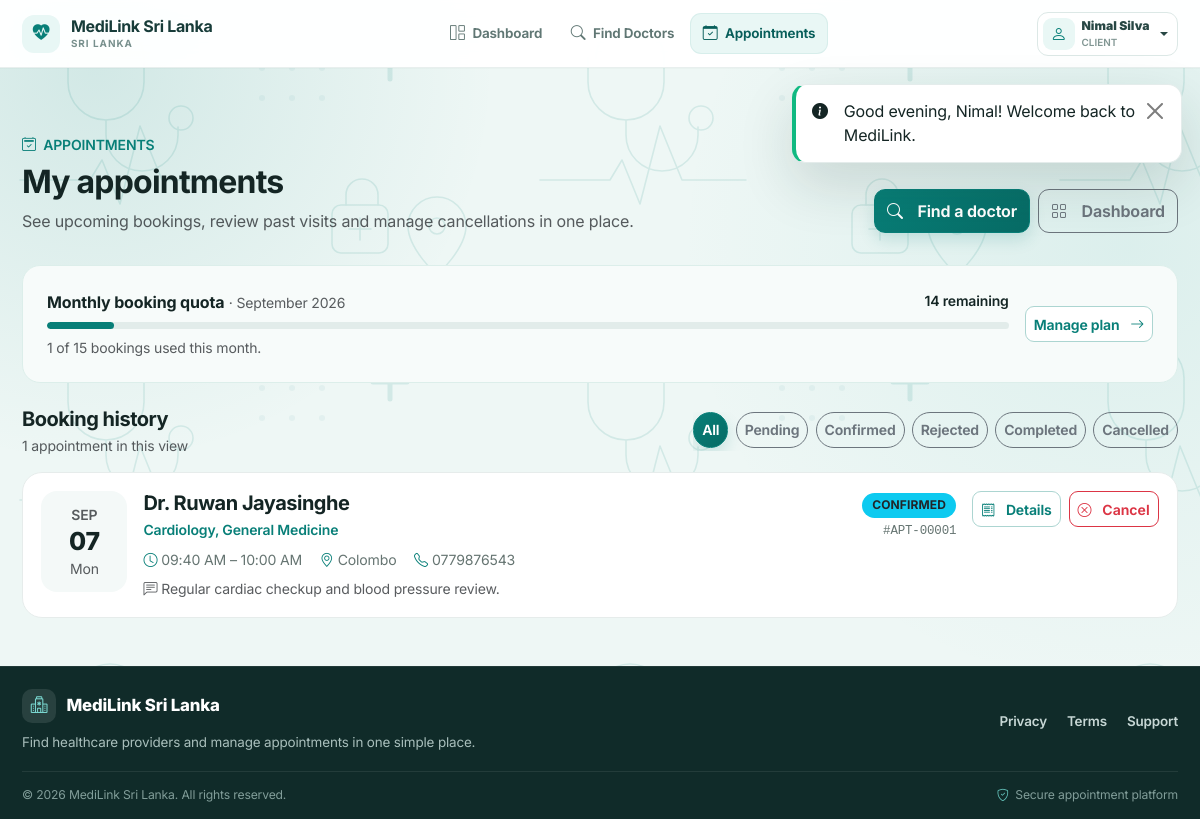
The app's page /client/appointments.php (signed in) with its own data.
### tables this page shows
CREATE TABLE `USER_SUBSCRIPTION` (
  `User_Subscription_ID` INT AUTO_INCREMENT PRIMARY KEY,
  `User_ID` INT NOT NULL,
  `Plan_ID` INT NOT NULL,
  `Start_Date` DATE NOT NULL,
  `End_Date` DATE NOT NULL,
  `Status` ENUM('ACTIVE', 'EXPIRED', 'CANCELLED', 'PENDING') NOT NULL DEFAULT 'ACTIVE',
  `Payment_Reference_No` VARCHAR(100) NOT NULL,
  `Created_At` TIMESTAMP DEFAULT CURRENT_TIMESTAMP,
  CONSTRAINT `fk_us_user` FOREIGN KEY (`User_ID`) 
    REFERENCES `USER` (`User_ID`) ON DELETE CASCADE ON UPDATE CASCADE,
  CONSTRAINT `fk_us_plan` FOREIGN KEY (`Plan_ID`) 
    REFERENCES `SUBSCRIPTION_PLAN` (`Plan_ID`) ON DELETE RESTRICT ON UPDATE CASCADE,
  INDEX `idx_us_user_status_dates` (`User_ID`, `Status`, `Start_Date`, `End_Date`)
);

CREATE TABLE `SUBSCRIPTION_PLAN` (
  `Plan_ID` INT AUTO_INCREMENT PRIMARY KEY,
  `Plan_Name` VARCHAR(100) NOT NULL,
  `Target_Role` ENUM('CLIENT', 'PROVIDER', 'ALL') NOT NULL DEFAULT 'CLIENT',
  `Price` DECIMAL(10, 2) NOT NULL DEFAULT 0.00,
  `Duration_Days` INT NOT NULL DEFAULT 30,
  `Max_Book_per_Month` INT NOT NULL DEFAULT 5,
  `Search_Radius_KM` INT NOT NULL DEFAULT 10,
  `Description` TEXT NULL,
  `Status` ENUM('ACTIVE', 'INACTIVE') NOT NULL DEFAULT 'ACTIVE',
  `Created_At` TIMESTAMP DEFAULT CURRENT_TIMESTAMP,
  INDEX `idx_plan_status_role` (`Status`, `Target_Role`)
);

CREATE TABLE `APPOINTMENT` (
  `Appointment_ID` INT AUTO_INCREMENT PRIMARY KEY,
  `Client_ID` INT NOT NULL,
  `Slot_ID` INT NOT NULL UNIQUE,
  `Booking_DateTime` DATETIME NOT NULL DEFAULT CURRENT_TIMESTAMP,
  `Status` ENUM('PENDING', 'BOOKED', 'CONFIRMED', 'REJECTED', 'COMPLETED', 'CANCELLED', 'NO_SHOW') NOT NULL DEFAULT 'PENDING',
  `Notes` TEXT NULL,
  `Created_At` TIMESTAMP DEFAULT CURRENT_TIMESTAMP,
  `Updated_At` TIMESTAMP DEFAULT CURRENT_TIMESTAMP ON UPDATE CURRENT_TIMESTAMP,
  CONSTRAINT `fk_appt_client` FOREIGN KEY (`Client_ID`) 
    REFERENCES `CLIENT` (`Client_ID`) ON DELETE CASCADE ON UPDATE CASCADE,
  CONSTRAINT `fk_appt_slot` FOREIGN KEY (`Slot_ID`) 
    REFERENCES `SCHEDULED_SLOT` (`Slot_ID`) ON DELETE RESTRICT ON UPDATE CASCADE,
  INDEX `idx_appt_client_status` (`Client_ID`, `Status`, `Booking_DateTime`)
);

CREATE TABLE `SCHEDULED_SLOT` (
  `Slot_ID` INT AUTO_INCREMENT PRIMARY KEY,
  `Provider_ID` INT NOT NULL,
  `Doctor_ID` INT NULL,
  `Slot_Date` DATE NOT NULL,
  `Start_Time` TIME NOT NULL,
  `End_Time` TIME NOT NULL,
  `Status` ENUM('AVAILABLE', 'BOOKED', 'BLOCKED') NOT NULL DEFAULT 'AVAILABLE',
  `Created_At` TIMESTAMP DEFAULT CURRENT_TIMESTAMP,
  CONSTRAINT `fk_slot_provider` FOREIGN KEY (`Provider_ID`) 
    REFERENCES `PROVIDER` (`Provider_ID`) ON DELETE CASCADE ON UPDATE CASCADE,
  CONSTRAINT `fk_slot_doctor` FOREIGN KEY (`Doctor_ID`) 
    REFERENCES `DOCTOR` (`Doctor_ID`) ON DELETE SET NULL ON UPDATE CASCADE,
  INDEX `idx_slot_provider_date_status` (`Provider_ID`, `Slot_Date`, `Status`),
  INDEX `idx_slot_date_status` (`Slot_Date`, `Status`)
);

CREATE TABLE `PROVIDER` (
  `Provider_ID` INT AUTO_INCREMENT PRIMARY KEY,
  `User_ID` INT NOT NULL UNIQUE,
  `Provider_Type` ENUM('DOCTOR', 'HEALTHCARE_CENTRE') NOT NULL,
  `Business_Name` VARCHAR(200) NOT NULL,
  `Address` VARCHAR(255) NOT NULL,
  `City` VARCHAR(100) NOT NULL,
  `Latitude` DECIMAL(10, 8) NOT NULL DEFAULT 6.92710000,
  `Longitude` DECIMAL(11, 8) NOT NULL DEFAULT 79.86120000,
  `Contact_Number` VARCHAR(30) NOT NULL,
  `Description` TEXT NULL,
  `Verification_Status` ENUM('PENDING', 'VERIFIED', 'REJECTED') NOT NULL DEFAULT 'PENDING',
  `Created_At` TIMESTAMP DEFAULT CURRENT_TIMESTAMP,
  CONSTRAINT `fk_provider_user` FOREIGN KEY (`User_ID`) 
    REFERENCES `USER` (`User_ID`) ON DELETE CASCADE ON UPDATE CASCADE,
  INDEX `idx_provider_city_type` (`City`, `Provider_Type`),
  INDEX `idx_provider_verification` (`Verification_Status`)
);

### includes/subscription.php (called while the page is built, shortened)
<?php
function getUserActiveSubscription(?int $userId): ?array {
    $db = Database::getConnection();
    $stmt = $db->prepare("
        SELECT us.*, sp.Plan_Name, sp.Price, sp.Duration_Days, sp.Max_Book_per_Month,
               sp.Search_Radius_KM, sp.Description AS Plan_Description,
               DATEDIFF(us.End_Date, CURRENT_DATE) AS Days_Remaining
        FROM `USER_SUBSCRIPTION` us
        JOIN `SUBSCRIPTION_PLAN` sp ON us.Plan_ID = sp.Plan_ID
        WHERE us.User_ID = ?
          AND us.Status = 'ACTIVE'
          AND CURRENT_DATE BETWEEN us.Start_Date AND us.End_Date
        ORDER BY us.End_Date DESC
        LIMIT 1
    ");
    $stmt->execute([$userId]);
    $sub = $stmt->fetch();
    return $sub ?: null;
}
function getMonthlyBookingQuota(int $clientId, ?int $userId = null): array {
    $db = Database::getConnection();
    $activeSub = getUserActiveSubscription($userId);
    $maxLimit = $activeSub ? (int)$activeSub['Max_Book_per_Month'] : 0;
    $qStmt = $db->prepare("
        SELECT COUNT(*) AS used_count
        FROM `APPOINTMENT`
        WHERE Client_ID = ?
          AND Status NOT IN ('CANCELLED', 'REJECTED')
          AND MONTH(Booking_DateTime) = MONTH(CURRENT_DATE())
          AND YEAR(Booking_DateTime) = YEAR(CURRENT_DATE())
    ");
    $qStmt->execute([$clientId]);
    $used = (int)$qStmt->fetch()['used_count'];
    $remaining = max(0, $maxLimit - $used);
    $hasQuota = ($activeSub !== null) && ($used < $maxLimit);
    return [
        'is_subscribed' => ($activeSub !== null),
        'plan_name'     => $activeSub ? $activeSub['Plan_Name'] : 'No Active Plan',
        'used'          => $used,
        'limit'         => $maxLimit,
        'remaining'     => $remaining,
        'has_quota'     => $hasQuota,
        'end_date'      => $activeSub['End_Date'] ?? null,
        'days_remaining'=> $activeSub['Days_Remaining'] ?? 0
    ];
}

### client/appointments.php (the view, shortened to what this page needs)
<?php
require_once __DIR__ . '/../includes/auth.php';
require_once __DIR__ . '/../includes/functions.php';
require_once __DIR__ . '/../includes/subscription.php';
$currentUser = getCurrentUser();
$userId = $currentUser['user_id'];
$clientId = $currentUser['client_id'];
$db = Database::getConnection();
$filterStatus = $_GET['status'] ?? 'ALL';
$query = "
    SELECT a.Appointment_ID, a.Booking_DateTime, a.Status AS Appt_Status, a.Notes,
           s.Slot_ID, s.Slot_Date, s.Start_Time, s.End_Time,
           p.Provider_ID, p.Provider_Type, p.Business_Name, p.Address, p.City, p.Contact_Number,
           u.First_Name AS Doc_First, u.Last_Name AS Doc_Last, d.Medical_License_No,
           hc.Centre_Name,
           GROUP_CONCAT(DISTINCT spec.Name SEPARATOR ', ') AS Specializations
    FROM `APPOINTMENT` a
    JOIN `SCHEDULED_SLOT` s ON a.Slot_ID = s.Slot_ID
    JOIN `PROVIDER` p ON s.Provider_ID = p.Provider_ID
    LEFT JOIN `DOCTOR` d ON s.Doctor_ID = d.Doctor_ID
    LEFT JOIN `PROVIDER` dp ON d.Provider_ID = dp.Provider_ID
    LEFT JOIN `USER` u ON dp.User_ID = u.User_ID
    LEFT JOIN `DOCTOR_SPECIALIZATION` ds ON d.Doctor_ID = ds.Doctor_ID
    LEFT JOIN `SPECIALIZATION` spec ON ds.Specialization_ID = spec.Specialization_ID
    LEFT JOIN `HEALTHCARE_CENTRE` hc ON p.Provider_ID = hc.Provider_ID
    WHERE a.Client_ID = ?
";
$params = [$clientId];
$query .= " GROUP BY a.Appointment_ID ORDER BY s.Slot_Date DESC, s.Start_Time DESC";
$stmt = $db->prepare($query);
$stmt->execute($params);
$appointments = $stmt->fetchAll();
$quota = getMonthlyBookingQuota($clientId, $userId);
require_once __DIR__ . '/../includes/header.php';
?>
<div class="container client-appt-page py-4 py-lg-5">
  <div class="appt-hero d-flex flex-column flex-lg-row justify-content-between align-items-lg-end gap-3 mb-4">
    <div>
      <div class="text-teal small fw-semibold mb-2"><i class="bi bi-calendar2-check me-1"></i> APPOINTMENTS</div>
      <h2 class="fw-bold mb-2">My appointments</h2>
      <p class="text-muted mb-0">See upcoming bookings, review past visits and manage cancellations in one place.</p>
    </div>
    <div class="d-flex flex-column flex-sm-row gap-2">
      <a href="<?= url('client/search.php') ?>" class="btn btn-teal"><i class="bi bi-search me-2"></i>Find a doctor</a>
      <a href="<?= url('client/dashboard.php') ?>" class="btn btn-outline-secondary"><i class="bi bi-grid me-2"></i>Dashboard</a>
    </div>
  </div>
  <?php $quotaPercent = ($quota['limit'] ?? 0) > 0 ? min(100, round(($quota['used'] / $quota['limit']) * 100)) : 0; ?>
  <div class="appt-quota p-3 p-lg-4 mb-4">
    <div class="d-flex flex-column flex-md-row justify-content-between gap-3 align-items-md-center">
      <div class="flex-grow-1">
        <div class="d-flex justify-content-between gap-3 mb-2">
          <div><span class="fw-bold">Monthly booking quota</span> <span class="text-muted small">· <?= date('F Y') ?></span></div>
          <div class="small fw-semibold"><?= (int)$quota['remaining'] ?> remaining</div>
        </div>
        <div class="quota-progress" aria-label="Booking quota used"><span style="width:<?= $quotaPercent ?>%"></span></div>
        <div class="small text-muted mt-2"><?= (int)$quota['used'] ?> of <?= (int)$quota['limit'] ?> bookings used this month.</div>
      </div>
      <a href="<?= url('client/subscription.php') ?>" class="btn btn-sm btn-outline-teal flex-shrink-0">Manage plan <i class="bi bi-arrow-right ms-1"></i></a>
    </div>
  </div>
  <div class="d-flex flex-column flex-lg-row justify-content-between align-items-lg-center gap-3 mb-3">
    <div>
      <h5 class="fw-bold mb-1">Booking history</h5>
      <div class="small text-muted"><?= count($appointments) ?> appointment<?= count($appointments) === 1 ? '' : 's' ?> in this view</div>
    </div>
    <div class="appt-filter" aria-label="Filter appointments by status">
      <?php foreach (['ALL'=>'All','PENDING'=>'Pending','CONFIRMED'=>'Confirmed','REJECTED'=>'Rejected','COMPLETED'=>'Completed','CANCELLED'=>'Cancelled'] as $statusKey => $statusLabel): ?>
        <a href="<?= url('client/appointments.php?status=' . $statusKey) ?>" class="btn btn-sm <?= $filterStatus === $statusKey ? 'btn-teal' : 'btn-outline-secondary' ?>"><?= $statusLabel ?></a>
      <?php endforeach; ?>
    </div>
  </div>
  <?php if (empty($appointments)): ?>
    <div class="empty-appt">
      <div class="d-inline-flex align-items-center justify-content-center rounded-circle bg-light mb-3" style="width:58px;height:58px"><i class="bi bi-calendar2 fs-3 text-teal"></i></div>
      <h5 class="fw-bold">No appointments here yet</h5>
      <p class="text-muted mb-3">There are no bookings matching this status filter.</p>
      <a href="<?= url('client/search.php') ?>" class="btn btn-teal"><i class="bi bi-search me-2"></i>Find a doctor</a>
    </div>
  <?php else: ?>
    <div class="appt-list">
      <?php foreach ($appointments as $apt):
        $dateTs = strtotime($apt['Slot_Date']);
        $canCancel = in_array($apt['Appt_Status'], ['PENDING', 'BOOKED', 'CONFIRMED'], true);
      ?>
        <article class="appt-card">
          <div class="d-flex flex-column flex-md-row gap-3 align-items-md-start">
            <div class="appt-datebox flex-shrink-0">
              <div class="small text-uppercase text-muted fw-semibold"><?= date('M', $dateTs) ?></div>
              <div class="day my-1"><?= date('d', $dateTs) ?></div>
              <div class="small text-muted"><?= date('D', $dateTs) ?></div>
            </div>
            <div class="flex-grow-1 min-w-0">
              <div class="d-flex flex-wrap justify-content-between gap-2 align-items-start mb-2">
                <div>
                  <?php if ($apt['Doc_First']): ?>
                    <h5 class="fw-bold mb-1">Dr. <?= e($apt['Doc_First'] . ' ' . $apt['Doc_Last']) ?></h5>
                    <div class="text-teal small fw-semibold"><?= e($apt['Specializations'] ?: 'Consultant') ?></div>
                  <?php else: ?>
                    <h5 class="fw-bold mb-1"><?= e($apt['Centre_Name'] ?: $apt['Business_Name']) ?></h5>
                    <div class="text-muted small">Healthcare Centre</div>
                  <?php endif; ?>
                </div>
                <div class="text-md-end">
                  <?= renderStatusBadge($apt['Appt_Status']) ?>
                  <div class="appt-ref mt-1">#APT-<?= str_pad($apt['Appointment_ID'], 5, '0', STR_PAD_LEFT) ?></div>
                </div>
              </div>
              <div class="appt-meta mb-2">
                <span><i class="bi bi-clock me-1"></i><?= formatTime($apt['Start_Time']) ?> – <?= formatTime($apt['End_Time']) ?></span>
                <span><i class="bi bi-geo-alt me-1"></i><?= e($apt['City'] ?: 'Location not specified') ?></span>
                <?php if (!empty($apt['Contact_Number'])): ?><span><i class="bi bi-telephone me-1"></i><?= e($apt['Contact_Number']) ?></span><?php endif; ?>
              </div>
              <?php if (!empty($apt['Notes'])): ?>
                <div class="small text-muted"><i class="bi bi-chat-left-text me-1"></i><?= e($apt['Notes']) ?></div>
              <?php endif; ?>
            </div>
            <div class="appt-actions flex-md-column flex-lg-row flex-shrink-0">
              <a href="<?= url('client/receipt.php?id=' . $apt['Appointment_ID']) ?>" class="btn btn-outline-teal btn-sm"><i class="bi bi-receipt me-1"></i>Details</a>
              <?php if ($canCancel): ?>
                <form method="POST" action="<?= url('client/appointments.php') ?>" class="d-flex" data-confirm="Cancel appointment #APT-<?= str_pad($apt['Appointment_ID'], 5, '0', STR_PAD_LEFT) ?>? Your quota will be restored.">
                  <button type="submit" class="btn btn-outline-danger btn-sm w-100"><i class="bi bi-x-circle me-1"></i>Cancel</button>
                </form>
              <?php endif; ?>
            </div>
          </div>
        </article>
      <?php endforeach; ?>
    </div>
  <?php endif; ?>
</div>
<?php require_once __DIR__ . '/../includes/footer.php'; ?>

### includes/functions.php (shortened to what this page needs)
<?php
function e(?string $string): string {
    return htmlspecialchars((string)$string, ENT_QUOTES, 'UTF-8');
}
function url(string $path = ''): string {
    $path = ltrim($path, '/');
    return rtrim(BASE_URL, '/') . '/' . $path;
}
function formatTime(?string $time): string {
    return date('h:i A', strtotime($time));
}
function renderStatusBadge(string $status): string {
    $status = strtoupper($status);
    $map = [
        'ACTIVE'    => 'bg-success',
        'VERIFIED'  => 'bg-success',
        'AVAILABLE' => 'bg-success',
        'CONFIRMED' => 'bg-info text-dark',
        'COMPLETED' => 'bg-primary',
        'BOOKED'    => 'bg-warning text-dark',
        'PENDING'   => 'bg-secondary',
        'EXPIRED'   => 'bg-danger',
        'CANCELLED' => 'bg-danger',
        'SUSPENDED' => 'bg-danger',
        'REJECTED'  => 'bg-danger',
        'BLOCKED'   => 'bg-dark',
        'NO_SHOW'   => 'bg-secondary'
    ];
    $cls = $map[$status] ?? 'bg-secondary';
    return '<span class="badge ' . $cls . '">' . e($status) . '</span>';
}

### client/appointments.php (style rules this page uses)
.client-appt-page { max-width:1180px }
.appt-hero { padding:1.1rem 0 .5rem }
.appt-quota { background:#f7fbfa;border:1px solid #dceeea;border-radius:18px }
.appt-filter { display:flex;gap:.45rem;overflow-x:auto;padding-bottom:.2rem }
.appt-filter .btn { white-space:nowrap;border-radius:999px }
.appt-list { display:grid;gap:1rem }
.appt-card { border:1px solid #e6eceb;border-radius:20px;background:#fff;padding:1.15rem;transition:.18s ease }
.appt-datebox { min-width:86px;border-radius:16px;background:#f4f9f8;padding:.8rem;text-align:center }
.appt-datebox .day { font-size:1.55rem;line-height:1;font-weight:800 }
.appt-meta { display:flex;flex-wrap:wrap;gap:.55rem 1.1rem;color:#667572;font-size:.88rem }
.appt-meta i { color:var(--primary-teal,#087f78) }
.appt-ref { font-family:ui-monospace,SFMono-Regular,Menlo,monospace;font-size:.78rem;color:#667572 }
.appt-actions { display:flex;gap:.5rem;flex-wrap:wrap;justify-content:flex-end }
.quota-progress { height:7px;background:#e2ecea;border-radius:999px;overflow:hidden }
.quota-progress>span { display:block;height:100%;background:var(--primary-teal,#087f78);border-radius:inherit }

### records on screen
user_subscription: User_Subscription_ID "1", Plan_ID.Max_Book_per_Month "15"
appointment: Slot_ID.Slot_Date "SEP", Slot_ID.Slot_Date "07", Slot_ID.Slot_Date "Mon", Doc_Last "Ruwan Jayasinghe", Specializations "Cardiology, General Medicine", Status "CONFIRMED", Appointment_ID "00001", Slot_ID.Start_Time "09:40 AM", Slot_ID.End_Time "10:00 AM", provider.City "Colombo", provider.Contact_Number "0779876543", Notes "Regular cardiac checkup and blood pressure review."

### other values on screen
APP_NAME "MediLink Sri Lanka"
$user['full_name'] "Nimal Silva"
$user['role'] "CLIENT"
$flash['message'] "Good evening, Nimal! Welcome back to MediLink."
$quota['remaining'] "14"
count($appointments) "1"
$statusLabel "All"
$statusLabel "Pending"
$statusLabel "Confirmed"
$statusLabel "Rejected"
$statusLabel "Completed"
$statusLabel "Cancelled"
